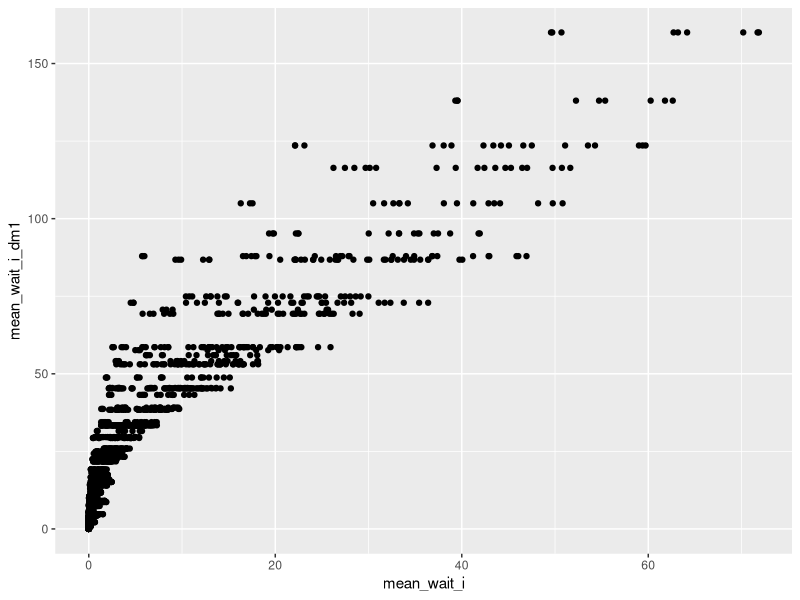
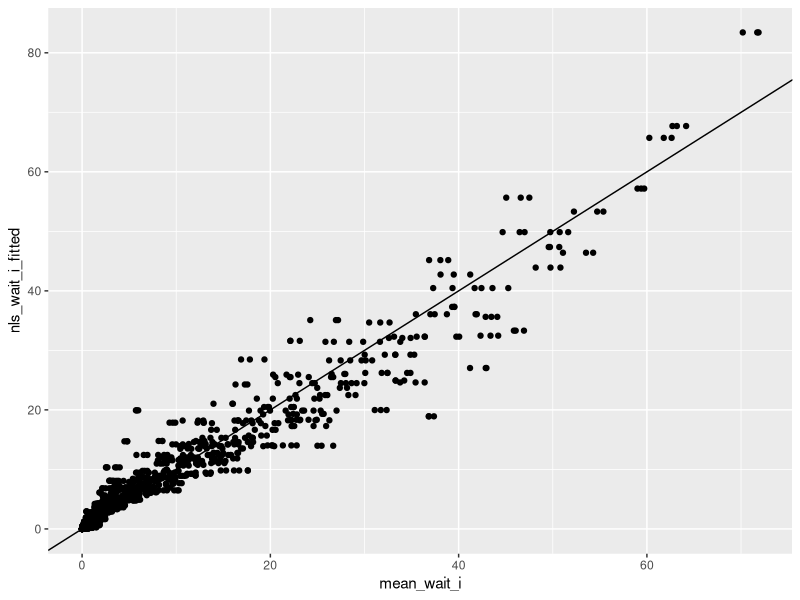
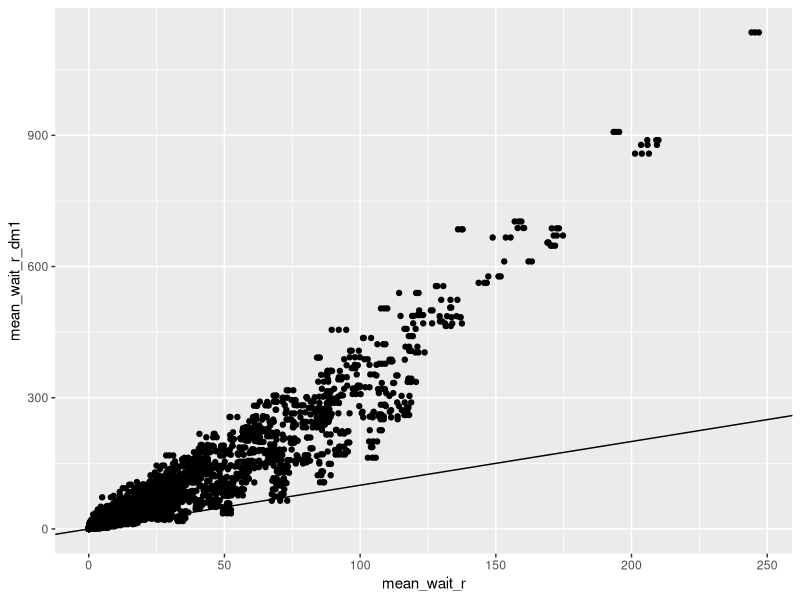
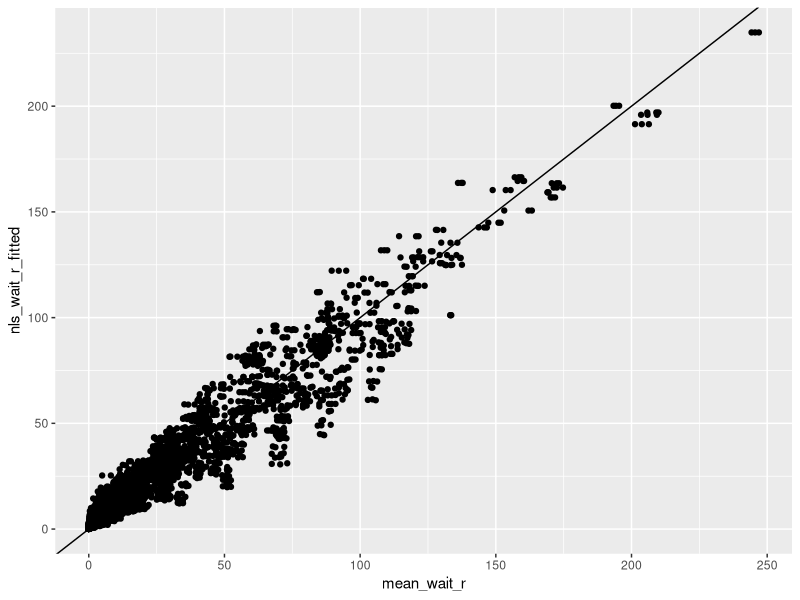
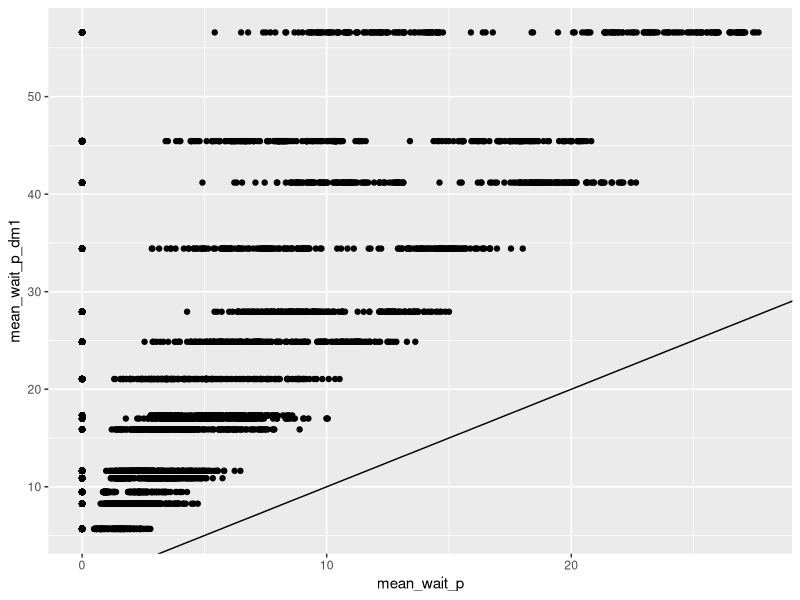
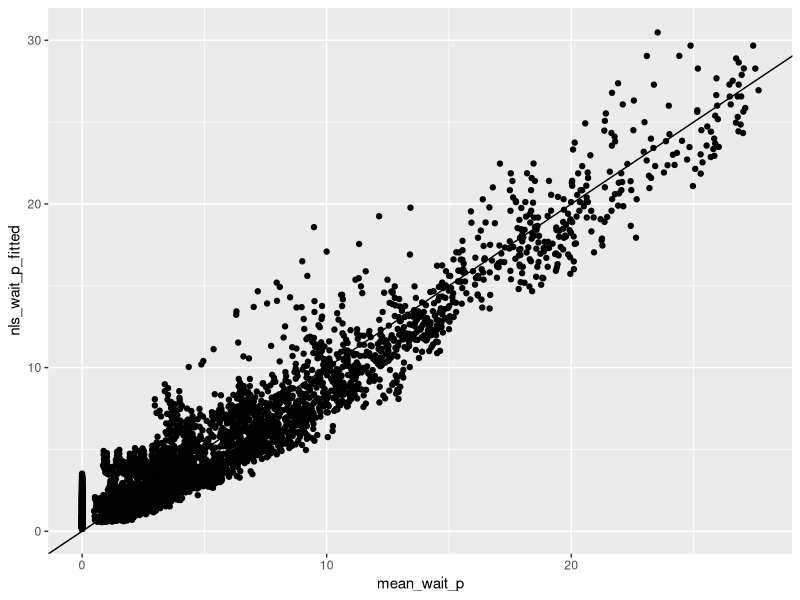
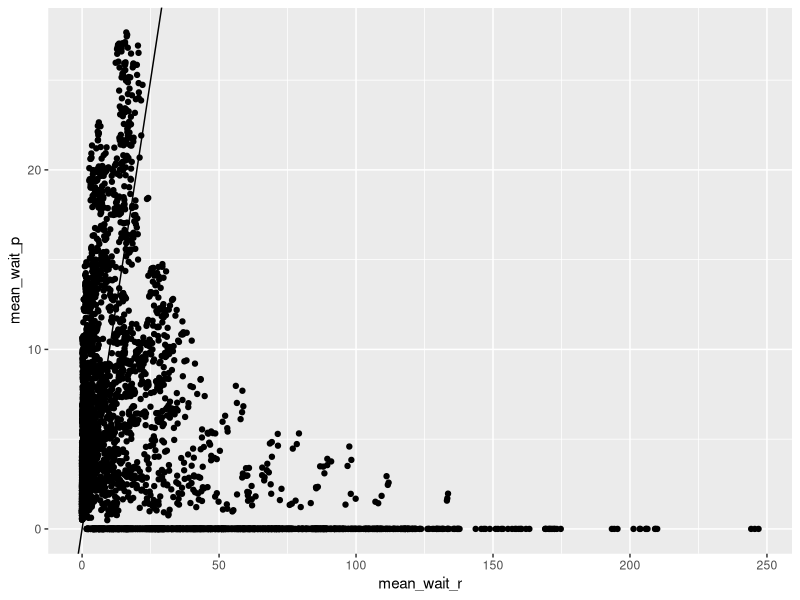
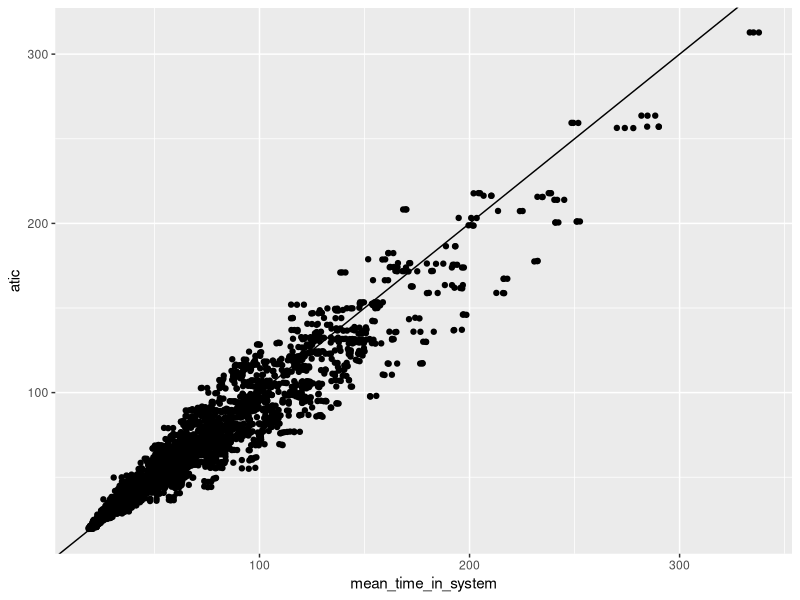

Recreate these plots in R, in order. (Note: this script raises an error after producing the figures.)
## ---- chunk 1
library(ggplot2)
library(dplyr)
library(rsample)
#library(caret)
## ---- chunk 2
xy_q <- read.csv('data/xy_q.csv')
## ---- chunk 3
str(xy_q)
## ---- chunk 4
ggplot(xy_q) + geom_point(aes(x=mean_wait_i, y=mean_wait_i_dm1))
## ---- chunk 5
init_nls_wait_i <- c(b1=.1, b2=-0.6, b3=2, b4=0.5, b5=2)

nls_wait_i <- nls(mean_wait_i ~ b1 * (num_med_techs ^ b2) * (mean_wait_i_dm1 ^ b3) * (staff_eff_svc_time_cv2 ^ b5) * (num_rooms ^ b4),
                 data=xy_q, start=init_nls_wait_i)

summary(nls_wait_i)
## ---- chunk 6
nls_wait_i_fitted <- predict(nls_wait_i, data=xy_q)
nls_wait_i_df <- data.frame(mean_wait_i=xy_q$mean_wait_i, nls_wait_i_fitted)
ggplot(nls_wait_i_df) + geom_point(aes(x=mean_wait_i, y=nls_wait_i_fitted)) + geom_abline(intercept=0, slope=1)
ggsave('./initial_wait_fitted_vs_actual.png')
## ---- chunk 7
ggplot(xy_q) + geom_point(aes(x=mean_wait_r, y=mean_wait_r_dm1)) + geom_abline(intercept=0, slope=1)
## ---- chunk 8
init_nls_wait_r <- c(b1=1.0, b2=1.0, b3=.5, b4=-0.5)

nls_wait_r <- nls(mean_wait_r ~ b1 * (mean_wait_r_dm1 ^ b2) * (num_rooms ^ b3) * (exam_eff_svc_time_cv2 ^ b4),
                 data=xy_q, start=init_nls_wait_r)

summary(nls_wait_r)
## ---- chunk 9
nls_wait_r_fitted <- predict(nls_wait_r, data=xy_q_wait_r)
nls_wait_r_df <- data.frame(mean_wait_r=xy_q$mean_wait_r, nls_wait_r_fitted)
ggplot(nls_wait_r_df) + geom_point(aes(x=mean_wait_r, y=nls_wait_r_fitted)) + geom_abline(intercept=0, slope=1)
ggsave('./wait_room_fitted_vs_actual.png')
## ---- chunk 10
ggplot(xy_q) + geom_point(aes(x=mean_wait_p, y=mean_wait_p_dm1)) + geom_abline(intercept=0, slope=1)
## ---- chunk 11
init_nls_wait_p <- c(b1=1.0, b2=1.0, b3=0.5, b4=2, b5=2, b6=1, b7=1)

nls_wait_p <- nls(mean_wait_p ~ b1 * (mean_wait_p_dm1 ^ b2) * (exam_time_cv2 ^ b3) * (num_rooms ^ b4) * (num_med_techs ^ b5) * (off_util_staff ^ b6) * (off_util_room^b7),
                 data=xy_q, start=init_nls_wait_p)

summary(nls_wait_p)
## ---- chunk 12
nls_wait_p_fitted <- predict(nls_wait_p, data=xy_q_wait_p)
nls_wait_p_df <- data.frame(mean_wait_p=xy_q$mean_wait_p, nls_wait_p_fitted)
ggplot(nls_wait_p_df) + geom_point(aes(x=mean_wait_p, y=nls_wait_p_fitted)) + geom_abline(intercept=0, slope=1)
ggsave('./wait_physician_fitted_vs_actual.png')
## ---- chunk 13
ggplot(xy_q) + geom_point(aes(x=mean_wait_r, y=mean_wait_p)) + geom_abline(intercept=0, slope=1)
## ---- chunk 14
atic <- nls_wait_i_fitted + xy_q$vitals_time_mean + nls_wait_r_fitted + nls_wait_p_fitted + xy_q$exam_time_mean + xy_q$post_exam_time_mean

ggplot(data.frame(atic, mean_time_in_system=xy_q$mean_time_in_system)) + geom_point(aes(x=mean_time_in_system, y=atic)) + geom_abline(intercept=0, slope=1)
## ---- chunk 15
cols_for_poly_no_util <- c('patients_per_clinic_block', 'num_med_techs', 'num_rooms',
                   'vitals_time_mean', 'exam_time_mean', 'exam_time_cv2', 'post_exam_time_mean')

cols_for_poly_util <- c(cols_for_poly_no_util, c('off_util_staff', 'off_util_room', 'off_util_physician'))

y_cols <- c('mean_wait_i', 'mean_wait_r', 'mean_wait_p',
                   'mean_time_in_system')

cols_for_poly_no_util <- c(cols_for_poly_no_util, y_cols)
cols_for_poly_util <- c(cols_for_poly_util, y_cols)

poly_xy_util_df <- xy_q %>% 
  select(all_of(cols_for_poly_util))

poly_xy_no_util_df <- xy_q %>% 
  select(all_of(cols_for_poly_no_util))
## ---- chunk 16


poly_noutil_wait_i <- lm(mean_wait_i ~ patients_per_clinic_block + I(patients_per_clinic_block^2) +
                         num_med_techs + I(num_med_techs^2) +
                         num_rooms + I(num_rooms^2) +
                         vitals_time_mean + I(vitals_time_mean^2) +
                         exam_time_mean + I(exam_time_mean^2) +
                         exam_time_cv2 + I(exam_time_cv2^2) +
                         post_exam_time_mean + I(post_exam_time_mean^2),
                 data=poly_xy_no_util_df)

summary(poly_noutil_wait_i)
## ---- chunk 17
poly_noutil_wait_i_fitted <- predict(poly_noutil_wait_i, data=poly_xy_no_util_df)
poly_noutil_wait_i_plot_df <- data.frame(mean_wait_i=poly_xy_no_util_df$mean_wait_i, poly_noutil_wait_i_fitted)
ggplot(poly_noutil_wait_i_plot_df) + geom_point(aes(x=mean_wait_i, y=poly_noutil_wait_i_fitted)) + geom_abline(intercept=0, slope=1)
ggsave('./poly_wait_initial_fitted_vs_actual.png')
## ---- chunk 18


poly_util_wait_i <- lm(mean_wait_i ~ patients_per_clinic_block + I(patients_per_clinic_block^2) +
                         num_med_techs + I(num_med_techs^2) +
                         num_rooms + I(num_rooms^2) +
                         vitals_time_mean + I(vitals_time_mean^2) +
                         exam_time_mean + I(exam_time_mean^2) +
                         exam_time_cv2 + I(exam_time_cv2^2) +
                         post_exam_time_mean + I(post_exam_time_mean^2) +
                         off_util_staff + I(off_util_staff^2) +
                         off_util_room + I(off_util_room^2) +
                         off_util_physician + I(off_util_physician^2),
                 data=poly_xy_util_df)

summary(poly_util_wait_i)
## ---- chunk 19
poly_util_wait_i_fitted <- predict(poly_util_wait_i, data=poly_xy_util_df)
poly_util_wait_i_plot_df <- data.frame(mean_wait_i=poly_xy_util_df$mean_wait_i, poly_util_wait_i_fitted)
ggplot(poly_util_wait_i_plot_df) + geom_point(aes(x=mean_wait_i, y=poly_util_wait_i_fitted)) + geom_abline(intercept=0, slope=1)
ggsave('./poly_util_wait_initial_fitted_vs_actual.png')
## ---- chunk 20


poly_util_wait_r <- lm(mean_wait_r ~ patients_per_clinic_block + I(patients_per_clinic_block^2) +
                         num_med_techs + I(num_med_techs^2) +
                         num_rooms + I(num_rooms^2) +
                         vitals_time_mean + I(vitals_time_mean^2) +
                         exam_time_mean + I(exam_time_mean^2) +
                         exam_time_cv2 + I(exam_time_cv2^2) +
                         post_exam_time_mean + I(post_exam_time_mean^2) +
                         off_util_staff + I(off_util_staff^2) +
                         off_util_room + I(off_util_room^2) +
                         off_util_physician + I(off_util_physician^2),
                 data=poly_xy_util_df)

summary(poly_util_wait_r)
## ---- chunk 21
poly_util_wait_r_fitted <- predict(poly_util_wait_r, data=poly_xy_util_df)
poly_util_wait_r_plot_df <- data.frame(mean_wait_r=poly_xy_util_df$mean_wait_r, poly_util_wait_r_fitted)
ggplot(poly_util_wait_r_plot_df) + geom_point(aes(x=mean_wait_r, y=poly_util_wait_r_fitted)) + geom_abline(intercept=0, slope=1)
ggsave('./poly_util_room_initial_fitted_vs_actual.png')
## ---- chunk 22


poly_util_time_in_system <- lm(mean_time_in_system ~ patients_per_clinic_block + I(patients_per_clinic_block^2) +
                         num_med_techs + I(num_med_techs^2) +
                         num_rooms + I(num_rooms^2) +
                         vitals_time_mean + I(vitals_time_mean^2) +
                         exam_time_mean + I(exam_time_mean^2) +
                         exam_time_cv2 + I(exam_time_cv2^2) +
                         post_exam_time_mean + I(post_exam_time_mean^2) +
                         off_util_staff + I(off_util_staff^2) +
                         off_util_room + I(off_util_room^2) +
                         off_util_physician + I(off_util_physician^2),
                 data=poly_xy_util_df)

summary(poly_util_time_in_system)
## ---- chunk 23
poly_util_atic_fitted <- predict(poly_util_time_in_system, data=poly_xy_util_df)
poly_util_atic_plot_df <- data.frame(mean_time_in_system=poly_xy_util_df$mean_time_in_system, poly_util_atic_fitted)
ggplot(poly_util_atic_plot_df) + geom_point(aes(x=mean_time_in_system, y=poly_util_atic_fitted)) + geom_abline(intercept=0, slope=1)
ggsave('./poly_util_atic_initial_fitted_vs_actual.png')
## ---- chunk 24


orthopoly_util_wait_i <- lm(mean_wait_i ~ poly(patients_per_clinic_block, 2) +
                         poly(num_med_techs, 2) +
                         poly(num_rooms, 2) +
                         poly(vitals_time_mean, 2) +
                         poly(exam_time_mean, 2) +
                         poly(exam_time_cv2, 2) +
                         poly(post_exam_time_mean, 2) +
                         poly(off_util_staff, 2) +
                         poly(off_util_room, 2) +
                         poly(off_util_physician, 2),
                 data=poly_xy_util_df)

summary(orthopoly_util_wait_i)
## ---- chunk 25
orthopoly_util_wait_i_fitted <- predict(orthopoly_util_wait_i, data=poly_xy_util_df)
orthopoly_util_wait_i_plot_df <- data.frame(mean_wait_i=poly_xy_util_df$mean_wait_i, orthopoly_util_wait_i_fitted)
ggplot(orthopoly_util_wait_i_plot_df) + geom_point(aes(x=mean_wait_i, y=orthopoly_util_wait_i_fitted)) + geom_abline(intercept=0, slope=1)
ggsave('./orthopoly_util_wait_initial_fitted_vs_actual.png')
## ---- chunk 26

ood_rows <- seq(5, 4860, 5)
design_rows <- setdiff(seq(1, 4860,1), ood_rows)
## ---- chunk 27

xy_q_out <- xy_q[ood_rows, ]
xy_q_in <- xy_q[design_rows, ]

## ---- chunk 28
kfold_number <- 5
fitControl <- trainControl(
      method = "cv",
      number = kfold_number)
## ---- chunk 29
seed.resample <- 53
set.seed(seed.resample) # Each set will use same seed

# Starting guess for the non-linear model fitting via nls()
init_nls_wait_i <- c(b1=.1, b2=-0.6, b3=2, b4=0.5, b5=2)

# Create formula object
waiti_nls_formula <- mean_wait_i ~ b1 * (num_med_techs ^ b2) * (mean_wait_i_dm1 ^ b3) * (staff_eff_svc_time_cv2 ^ b5) * (num_rooms ^ b4)

# Do the cross-validation fit

fit <- train(waiti_nls_formula, 
             data = xy_q_in, 
             method = method, 
             trControl = fitControl,
             ...)

nls_wait_i <- nls(mean_wait_i ~ b1 * (num_med_techs ^ b2) * (mean_wait_i_dm1 ^ b3) * (staff_eff_svc_time_cv2 ^ b5) * (num_rooms ^ b4),
                 data=xy_q, start=init_nls_wait_i)
